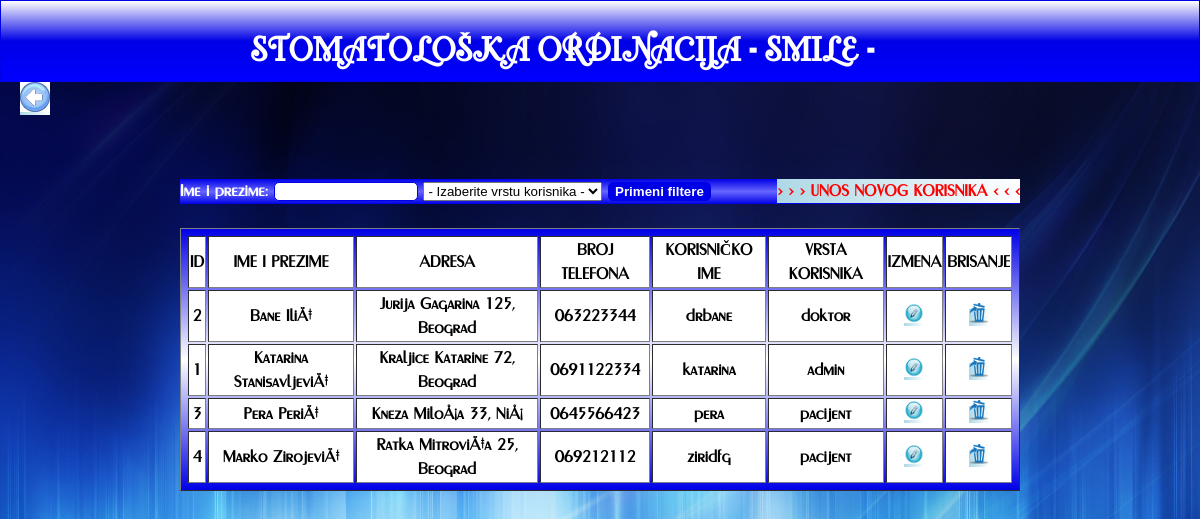
The app's page /zubarska_ordinacija/maticni/korisnici/pregled.php (signed in) with its own data.
### tables this page shows
CREATE TABLE `korisnik` (
  `id` int(10) UNSIGNED NOT NULL,
  `ime_prezime` varchar(40) NOT NULL,
  `id_adresa` int(10) UNSIGNED NOT NULL,
  `br_tel` varchar(15) NOT NULL,
  `username` varchar(40) NOT NULL,
  `password` varchar(255) NOT NULL,
  `id_vrsta_kor` int(10) UNSIGNED NOT NULL
);

CREATE TABLE `ulica` (
  `id` int(10) UNSIGNED NOT NULL,
  `naziv` varchar(40) NOT NULL
);

CREATE TABLE `adresa` (
  `id` int(10) UNSIGNED NOT NULL,
  `id_grad` int(10) UNSIGNED NOT NULL,
  `id_ulica` int(10) UNSIGNED NOT NULL,
  `broj` int(10) UNSIGNED NOT NULL
);

CREATE TABLE `grad` (
  `id` int(10) UNSIGNED NOT NULL,
  `naziv` varchar(30) NOT NULL
);

CREATE TABLE `vrsta_korisnika` (
  `id` int(10) UNSIGNED NOT NULL,
  `naziv` varchar(30) NOT NULL
);

### zubarska_ordinacija/maticni/korisnici/pregled.php (the view, shortened to what this page needs)
<?php
include_once "../../inc/header.php";
require '../../inc/konekcija.php';
?>
		<a href="../../pocetna.php" class="nazad"><img src="../../img/back.jpg" width=30 height=30></a>
		</header>
		<main>
	<?php
				$selectV = "<option value='-1'> - Izaberite vrstu korisnika - </option>";
			$sqlQuery = "SELECT V.naziv as vrsta, V.*
						FROM vrsta_korisnika V";
			$res = mysqli_query($conn, $sqlQuery);
			while($row = mysqli_fetch_assoc($res)){
				$selectV .= "<option value=${row['id']}> ${row['vrsta']} </option>";
			}
	?>
		<div class="filter">
			<form action="" name="filtriranje" >
			Ime i prezime: <input type="text" size="15" name="fltIme" value=<?php echo (isset($_REQUEST['fltIme']))?$_REQUEST['fltIme']:"";?>>
			<select name="fltVrsta" id="fltVrsta"><?=$selectV?></select>
			<input type="submit" name="filtriraj" value="Primeni filtere">
			&nbsp; <a href="azuriranje.php?akcija=n" class="unos">> > > UNOS NOVOG KORISNIKA < < < </a>
			</form>
		</div>
		<br>
		<table class="tabela" align="center" border="1">
			<tr align="center">
				<td>ID</td>
				<td>IME I PREZIME</td>
				<td>ADRESA</td>
				<td>BROJ TELEFONA</td>
				<td>KORISNIČKO IME</td>
				<td>VRSTA KORISNIKA</td>
				<td>IZMENA</td>
				<td>BRISANJE</td>
			</tr>
	<?php
			$sqlUslovi = " 1=1 ";
			$sqlQuery = "SELECT K.*,V.naziv as vrsta, G.naziv AS grad, U.naziv AS ulica, A.broj
						FROM korisnik K
						LEFT JOIN vrsta_korisnika V ON K.id_vrsta_kor=V.id
						LEFT JOIN adresa A ON K.id_adresa=A.id
						LEFT JOIN ulica U ON A.id_ulica=U.id
						LEFT JOIN grad G on A.id_grad=G.id
						WHERE $sqlUslovi
						ORDER BY username";
			$res = mysqli_query($conn, $sqlQuery);
			while($row = mysqli_fetch_assoc($res)){
			$adresa = $row['ulica'] ." ". $row['broj'].", ". $row['grad'] ;
	?>
			<tr align="center">
				<td><?=$row['id']?></td>
				<td><?=$row['ime_prezime']?></td>
				<td><?=$adresa?></td>
				<td><?=$row['br_tel']?></td>
				<td><?=$row['username']?></td>
				<td><?=$row['vrsta']?></td>
				<td><a href="azuriranje.php?akcija=i&id=<?=$row['id']?>"><img src="../../img/edit.jpg" width=20 height=20></a></td>
				<td><a href="azuriranje.php?akcija=b&id=<?=$row['id']?>" onClick="return potvrdiAkciju('Da li želite da obrišete korisnika <?=$row['ime_prezime']?>?');"><img src="../../img/remove.png" width=20 height=20></a></td>
			</tr>
	<?php
		}
	?>
		</table>
	</main>
	</body>

### zubarska_ordinacija/css/style.css (style rules this page uses)
body { font-family: FirstFont; font-size: 16px; line-height: 1.5; padding: 0; margin: 0; background-image: url(../img/background.jpg); background-size:cover; min-height:500px; }
a:link, a:visited { background: linear-gradient(to left,white ,lightblue ); color: red; font-weight:bold; text-decoration:none; }
.filter, .filterZ { height:25px; background: linear-gradient(to top,#0000e6, #6666ff, #0000e6 ); text-align:left; margin:auto; width:70%; font-weight:bold; margin-top:60px; color:white; }
.nazad { margin-left:20px; }
.tabela { width:70%; }
.tabela, .tabelaUnos { border-collapse: separate ; margin:auto; background: linear-gradient(to bottom ,#0000e6 , white,#0000e6 ); font-weight:bold; padding:5px; }
th,tr { background: white; }
.unos { float:right; }
.filter input[type="submit"] { border-radius:5px; color:white; font-weight:900; background:#0000e6; }
.filter input { border-radius:5px; font-weight:900; border:1px solid #0000e6; }

### records on screen
korisnik: id "2", ime_prezime "Bane IliÄ‡", ulica.naziv "Jurija Gagarina 125, Beograd", br_tel "063223344", username "drbane", id_vrsta_kor.naziv "doktor"
korisnik: id "1", ime_prezime "Katarina StanisavljeviÄ‡", ulica.naziv "Kraljice Katarine 72, Beograd", br_tel "0691122334", username "katarina", id_vrsta_kor.naziv "admin"
korisnik: id "3", ime_prezime "Pera PeriÄ‡", ulica.naziv "Kneza MiloÅ¡a 33, NiÅ¡", br_tel "0645566423", username "pera", id_vrsta_kor.naziv "pacijent"
korisnik: id "4", ime_prezime "Marko ZirojeviÄ‡", ulica.naziv "Ratka MitroviÄ‡a 25, Beograd", br_tel "069212112", username "ziridfg", id_vrsta_kor.naziv "pacijent"
